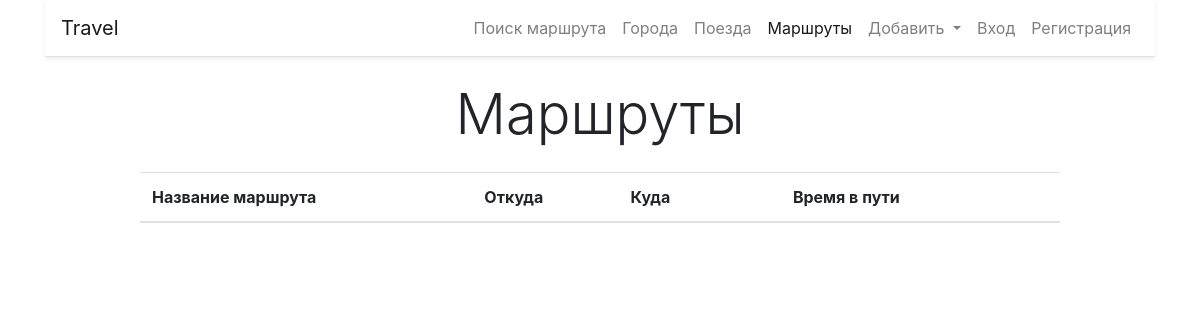
The app's page /routes/, older data.
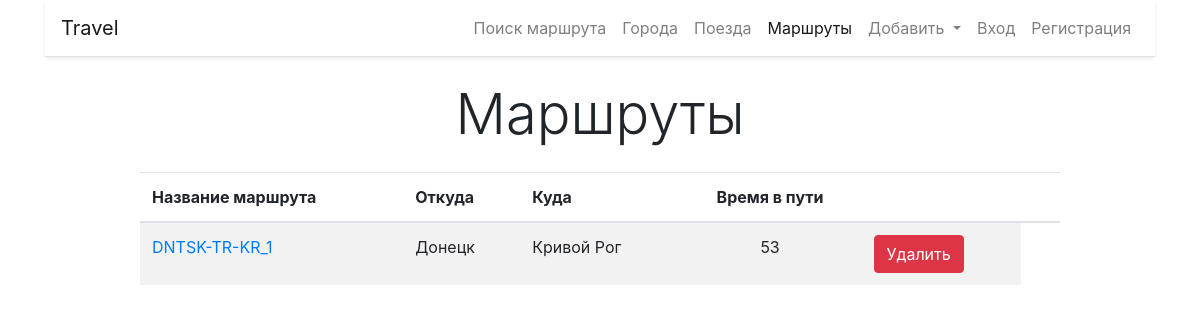
The same page, newer data.
### routes/models.py (models this page shows, shortened)
class Route(models.Model):
    name = models.CharField(max_length=100, unique=True, verbose_name='Название', )
    from_city = models.CharField(max_length=100, verbose_name='Откуда', help_text='Город')
    to_city = models.CharField(max_length=100, verbose_name='Куда', help_text='Город')
    transit_cities = models.ManyToManyField(Train, blank=True, verbose_name='Транзитные города')
    travel_times = models.IntegerField(verbose_name='Время в пути', blank=True, )
    class Meta:
        verbose_name = 'Маршрут'
        verbose_name_plural = 'Маршруты'
        ordering = ['name']

### routes/views.py (the view)
# urls.py: path('routes/', RouteListView.as_view(), name='routes'),
class RouteListView(ListView):
    queryset = Route.objects.all()
    template_name = 'routes/routes.html'

### routes/templates/routes/routes.html (shortened to what this page needs)
{% extends 'base.html' %}
{% block content %}
<h1 class="display-4 text-center my-4">Маршруты</h1>
<div class="row">
<div class="col-md-10 mx-auto">
    <table class="table table-striped">
                    <thead>
                    <tr>
                        <th scope="col">Название маршрута</th>
                        <th scope="col">Откуда</th>
                        <th scope="col">Куда</th>
                        <th class="text-center" scope="col">Время в пути</th>
                        <th scope="col">&nbsp;</th>
                        <th scope="col">&nbsp;</th>
                    </tr>
                    </thead>
        <tbody>
        {% for route in object_list %}
        <tr>
            <td><a href="{% url 'current_route' route.pk %}">{{ route.name }}</a></td>
            <td>{{ route.from_city }}</td>
            <td>{{ route.to_city }}</td>
            <td class="text-center">{{ route.travel_times }}</td>
            <td><a href="{% url 'delete_route' route.pk %}">
                <button type="button" class="btn btn-danger">Удалить</button>
                </a>
            </td>
        </tr>
        {% endfor %}
        </tbody>
    </table>
</div>
</div>
{% endblock %}

### templates/base.html (shortened to what this page needs)
{% url 'home' as home_page_url%}
{% url 'city:home' as city_home_page_url %}
{% url 'train:home' as train_home_page_url %}
{% url 'city:create' as city_create_page_url %}
{% url 'train:create' as train_create_page_url %}
{% url 'routes' as routes_url %}
{% url 'login' as login_url %}
{% url 'registration' as registration_url %}
<!doctype html>
<html lang="en">
<head>
    <link rel="stylesheet" href="https://stackpath.bootstrapcdn.com/bootstrap/4.4.1/css/bootstrap.min.css"
>
    <link href="https://cdn.jsdelivr.net/npm/select2@4.0.13/dist/css/select2.min.css" rel="stylesheet"/>
</head>
<body>
<div class="container">
    <nav class="navbar navbar-expand-lg navbar-light bg-white border-bottom shadow-sm">
        <a class="navbar-brand" href="#">Travel</a>
        <div class="collapse navbar-collapse" id="navbarNavDropdown">
            <ul class="navbar-nav ml-auto">
                <li class="nav-item {% if request.path == home_page_url %} active {% endif %}">
                    <a class="nav-link" href="{% url 'home' %}">Поиск маршрута <span class="sr-only">(current)</span></a>
                </li>
                <li class="nav-item {% if request.path == city_home_page_url %} active {% endif %}">
                    <a class="nav-link" href="{% url 'city:home' %}">Города</a>
                </li>
                <li class="nav-item {% if request.path == train_home_page_url %} active {% endif %}">
                    <a class="nav-link" href="{% url 'train:home' %}">Поезда</a>
                </li>
                <li class="nav-item {% if request.path == routes_url %} active {% endif %}">
                    <a class="nav-link" href="{% url 'routes' %}">Маршруты</a>
                </li>
                <li class="nav-item dropdown {% if request.path == city_create_page_url or request.path == train_create_page_url %} active {% endif %}">
                    <a class="nav-link dropdown-toggle" href="#" id="navbarDropdownMenuLink" role="button"
                       data-toggle="dropdown" aria-haspopup="true" aria-expanded="false">
                        Добавить
                    </a>
                    {% if user.is_authenticated %} <li class="nav-item">
                    <a class="nav-link" href="{% url 'logout' %}">Выйти</a>
                </li>
                    {% else %}
                    <li class="nav-item {% if request.path == login_url %} active {% endif %}">
                    <a class="nav-link" href="{% url 'login' %}">Вход</a>
                    </li>
                    <li class="nav-item {% if request.path == registration_url %} active {% endif %}">
                    <a class="nav-link" href="{% url 'registration' %}">Регистрация</a>
                    </li>
                    {% endif %}
                </li>
            </ul>
        </div>
    </nav>
</div>
    <div class="container">
        {% block content %} {% endblock %}
    </div>
</body>
</html>

Row changes from the older to the newer data that the page shows:
added Route: name "DNTSK-TR-KR_1", from_city "Донецк", to_city "Кривой Рог", travel_times "53"
